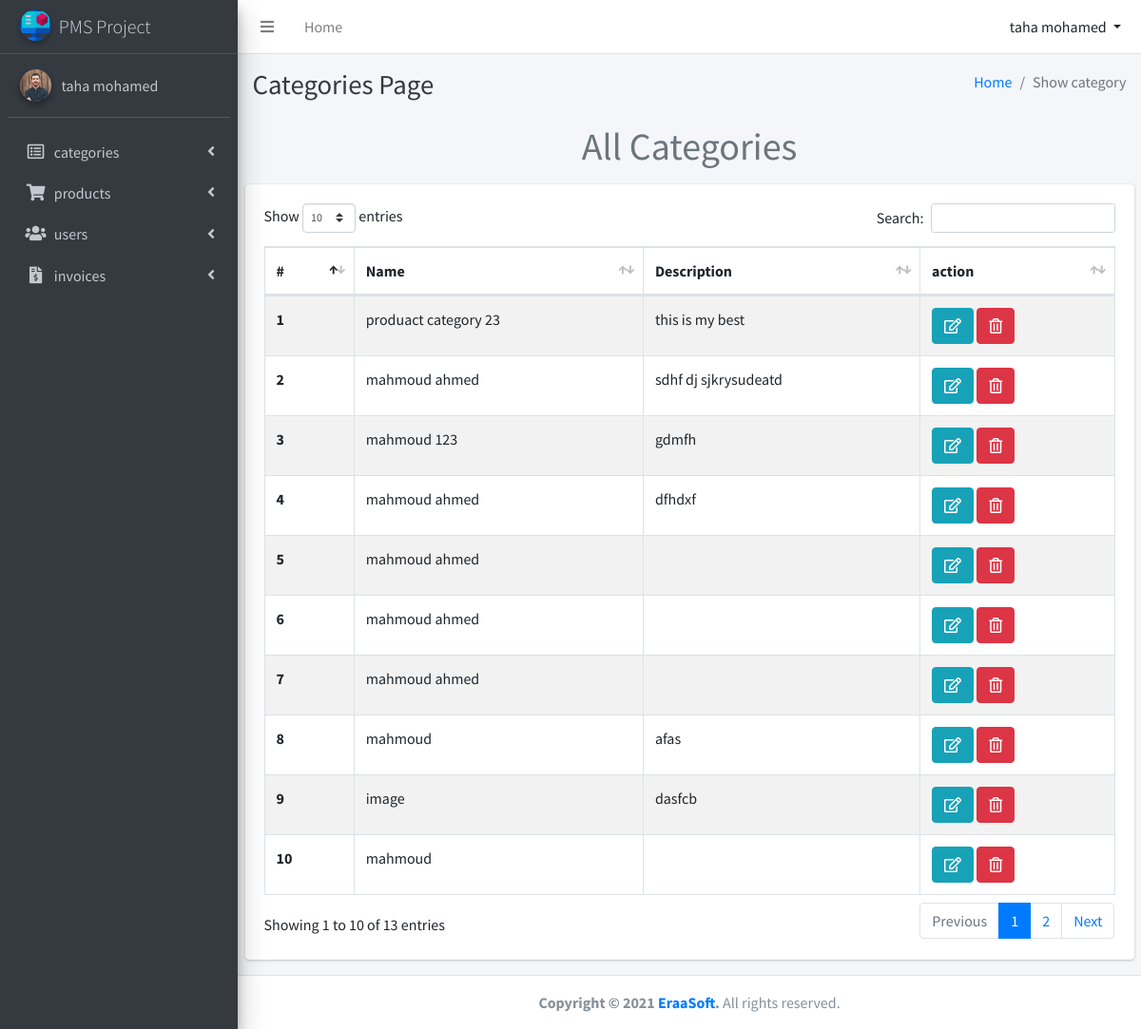
The app's page /pages/category/view.php (signed in) with its own data.
### tables this page shows
CREATE TABLE `sections` (
  `id_section` int(11) UNSIGNED NOT NULL,
  `name_section` varchar(255) NOT NULL,
  `description_section` text DEFAULT NULL
);

### core/database.php (called while the page is built, shortened)
<?php
function db_get_all($table,$order){
    global $connection;
    $query ="SELECT * FROM `$table` ORDER BY $order DESC";
    $result = mysqli_query($connection,$query);
    if(mysqli_num_rows($result) > 0){
        return mysqli_fetch_all($result,MYSQLI_ASSOC);
    }else{
        return [];
    }
}

### pages/category/view.php (the view, shortened to what this page needs)
<?php require_once '../../core/config.php'; ?>
<?php getFile(PREV_FOLDER . PREV_FOLDER . "inc/header"); ?>
<div class="content-wrapper">
    <div class="content-header">
        <div class="container-fluid">
            <div class="row mb-2">
                <div class="col-sm-6">
                    <h1 class="m-0 text-dark">Categories Page</h1>
                </div>
                <div class="col-sm-6">
                    <ol class="breadcrumb float-sm-right">
                        <li class="breadcrumb-item"><a href="<?php url("index")?>">Home</a></li>
                        <li class="breadcrumb-item active">Show category</li>
                    </ol>
                </div>
            </div>
        </div>
    </div>
    <div class="container">
        <div class="row">
            <div class="col-lg-12 text-center mb-2">
                <h1 class="text-secondary">All Categories</h1>
            </div>
            <div class="col-lg-12">
                <div class="card">
                    <div class="card-body">
                        <table id="example1" class="table table-bordered table-striped">
                            <thead>
                                <tr>
                                    <th>#</th>
                                    <th>Name</th>
                                    <th>Description</th>
                                    <th>action</th>
                                </tr>
                            </thead>
                            <tbody>
                                <?php foreach(db_get_all("sections","`id_section`") as $row) :?>
                                    <tr>
                                    <th scope="row"><?php iteration(); ?></th>
                                        <td><?= $row['name_section']; ?></td>
                                        <td><?= $row['description_section']; ?></td>
                                        <td>
                                            <a href="<?php full_url("pages/category/edit.php?id=". $row['id_section'])?>" class="btn btn-info"><i class="far fa-edit"></i></a>
                                            <a href="<?php full_url("handlers/category/delete.php?id=". $row['id_section'])?>" class="btn btn-danger"><i class="far fa-trash-alt"></i></a>
                                        </td>
                                    </tr>
                                <?php endforeach?>
                            </tbody>
                        </table>
                    </div>
                </div>
            </div>
        </div>
    </div>
</div>

### core/config.php (shortened to what this page needs)
<?php
function url($url=''){
    echo URL . $url.".php";
}
function full_url($url=''){
    echo URL . $url;
}
function getFile($path){
    require_once $path .".php";
}
function iteration(){
    static $i=1;
    echo $i;
}

### records on screen
sections: i "1", name_section "produact category 23", description_section "this is my best"
sections: i "2", name_section "mahmoud ahmed", description_section "sdhf dj sjkrysudeatd"
sections: i "3", name_section "mahmoud 123", description_section "gdmfh"
sections: i "4", name_section "mahmoud ahmed", description_section "dfhdxf"
sections: i "5", name_section "mahmoud ahmed"
sections: i "6", name_section "mahmoud ahmed"
sections: i "7", name_section "mahmoud ahmed"
sections: i "8", name_section "mahmoud", description_section "afas"
sections: i "9", name_section "image", description_section "dasfcb"
sections: i "10", name_section "mahmoud"

### other values on screen
getSession('user')['user_name'] "taha mohamed"
